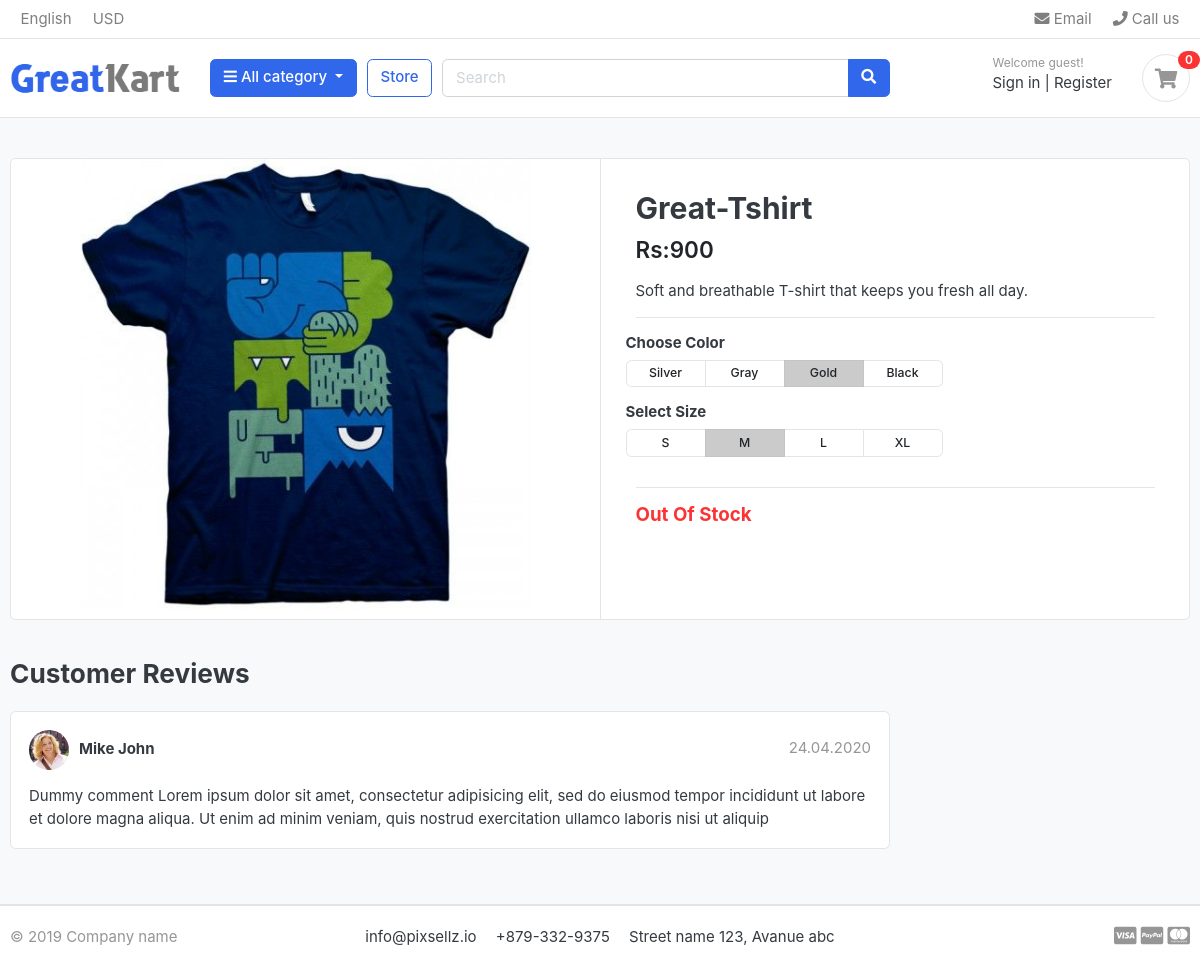
The page /store/t-shirt/great-tshirt/ on the database its author committed.
### store/models.py (models this page shows, shortened)
class Product(models.Model):
    product_name =  models.CharField(max_length=200, unique=True)
    slug = models.SlugField(max_length=200, unique=True)
    description = models.TextField(max_length=500, blank=True)
    price = models.IntegerField()
    image =  models.ImageField(upload_to='photos/products')
    stock = models.IntegerField()
    is_available = models.BooleanField(default=True)
    category = models.ForeignKey(Category , on_delete=models.CASCADE)
    created_date = models.DateTimeField(auto_now_add=True)
    modified_date = models.DateTimeField(auto_now=True)

### store/views.py (the view)
# urls.py: path("<slug:category_slug>/<slug:product_slug>/",views.product_detail, name='product_detail'),
def product_detail(request, category_slug, product_slug):
    single_product = get_object_or_404(Product, category__slug=category_slug, slug=product_slug)
    in_cart = CartItem.objects.filter(cart__cart_id = _cart_id(request), product = single_product).exists()
    context ={
        'single_product':single_product,
        'in_cart':in_cart
    }
    return render(request,'store/product_detail.html',context)

### carts/context_processors.py (called while the page is built)
def counter(request):
    cart_count = 0
    if 'admin' in request.path:
        return{}
    else:
        try:
            cart = Cart.objects.filter(cart_id= _cart_id(request))
            cart_items = CartItem.objects.all().filter(cart = cart[:1])
            for cart_item in cart_items:
                cart_count += cart_item.quantity
        except Cart.DoesNotExist:
            cart_item = 0
    return{'cart_count':cart_count}

### carts/views.py (called while the page is built)
def _cart_id(request):
    cart = request.session.session_key
    if not cart:
        cart = request.session.create()
    return cart

### category/context_processors.py (called while the page is built)
def menu_links(request):
    links = Category.objects.all()
    return dict(links=links)

### category/models.py (called while the page is built)
    def get_url(self):
            return reverse('products_by_category', args=[self.slug])

### templates/store/product_detail.html (shortened to what this page needs)
{% extends "base.html" %} {% load static %} {% block content %}
<section class="section-content padding-y bg">
  <div class="container">
    <div class="card">
      <div class="row no-gutters">
        <aside class="col-md-6">
          <article class="gallery-wrap">
            <div class="img-big-wrap">
              <a href="#"><img src="{{single_product.image.url}}" /></a>
            </div>
          </article>
        </aside>
        <main class="col-md-6 border-left">
          <article class="content-body">
            <h2 class="title">{{single_product.product_name}}</h2>
            <div class="mb-3">
              <var class="price h4">Rs:{{single_product.price}}</var>
            </div>
            <p>{{single_product.description}}</p>
            <hr />
            <div class="row">
              <div class="item-option-select">
                <h6>Choose Color</h6>
                <div
                  class="btn-group btn-group-sm btn-group-toggle"
                  data-toggle="buttons"
                >
                  <label class="btn btn-light">
                    <input type="radio" name="radio_color" /> Silver
                  </label>
                  <label class="btn btn-light">
                    <input type="radio" name="radio_color" /> Gray
                  </label>
                  <label class="btn btn-light active">
                    <input type="radio" name="radio_color checked" /> Gold
                  </label>
                  <label class="btn btn-light">
                    <input type="radio" name="radio_color" /> Black
                  </label>
                </div>
              </div>
            </div>
            <div class="row">
              <div class="item-option-select">
                <h6>Select Size</h6>
                <div
                  class="btn-group btn-group-sm btn-group-toggle"
                  data-toggle="buttons"
                >
                  <label class="btn btn-light">
                    <input type="radio" name="radio_color" /> S
                  </label>
                  <label class="btn btn-light active">
                    <input type="radio" name="radio_color" checked /> M
                  </label>
                  <label class="btn btn-light">
                    <input type="radio" name="radio_color" /> L
                  </label>
                  <label class="btn btn-light">
                    <input type="radio" name="radio_color" /> XL
                  </label>
                </div>
              </div>
            </div>
            <hr />
            {% if single_product.stock <= 0 %}
            <h5 class="text-danger">Out Of Stock</h5>
            {% endif %}
          </article>
        </main>
      </div>
    </div>
    <br />
    <div class="row">
      <div class="col-md-9">
        <header class="section-heading">
          <h3>Customer Reviews</h3>
        </header>
        <article class="box mb-3">
          <div class="icontext w-100">
            <img
              src="{%static './images/avatars/avatar1.jpg' %}"
              class="img-xs icon rounded-circle"
            />
            <div class="text">
              <span class="date text-muted float-md-right">24.04.2020 </span>
              <h6 class="mb-1">Mike John</h6>
            </div>
          </div>
          <div class="mt-3">
            <p>
              Dummy comment Lorem ipsum dolor sit amet, consectetur adipisicing
              elit, sed do eiusmod tempor incididunt ut labore et dolore magna
              aliqua. Ut enim ad minim veniam, quis nostrud exercitation ullamco
              laboris nisi ut aliquip
            </p>
          </div>
        </article>
      </div>
    </div>
  </div>
</section>
{% endblock %}

### static/css/ui.css (style rules this page uses)
html { font-family: "Inter", sans-serif; font-size: 15px; }
.content-body { flex: 1 1 auto; padding: 2rem 2.3rem; }
.img-xs, .img-sm, .img-md, .img-lg { -o-object-fit: cover; object-fit: cover; flex-shrink: 0; flex-grow: 0; }
.img-xs { width: 40px; height: 40px; }
.padding-y { padding-top: 40px; padding-bottom: 40px; }
var { font-style: normal; }
article:after, .form-group:after { display: block; clear: both; content: ""; }
.bg { background-color: #f8f9fa; }
.section-heading { margin-bottom: 20px; margin-top: 15px; }
p:last-child { margin-bottom: 0; }
.btn-light { background-color: #fff; border-color: #e4e4e4; }
.icontext { display: inline-flex; align-items: center; vertical-align: middle; }
.icontext .text { width: 100%; line-height: 1.2; }
.icontext .icon { position: relative; margin-right: 10px; flex-shrink: 0; flex-grow: 0; }
.price { font-weight: 600; color: #212529; }
.box { padding: 18px; background: #fff; border-radius: 0.37rem; border: 1px solid #e4e4e4; }
.box img { max-width: 100%; }
.gallery-wrap .img-big-wrap { margin-bottom: 10px; border-radius: 0.37rem; overflow: hidden; background-color: #fff; }
.gallery-wrap .img-big-wrap a { text-align: center; display: block; }
.gallery-wrap .img-big-wrap img { height: 450px; width: auto; display: inline-block; }
.item-option-select { margin-bottom: 1rem; display: inline-block; margin-right: 15px; }
.item-option-select .btn { min-width: 80px; }

### rows shown on the page
Product: image (picture), product_name "Great-Tshirt", price "900", description "Soft and breathable T-shirt that keeps you fresh all day."

### other values the page prints
{{ cart_count }} "0"
